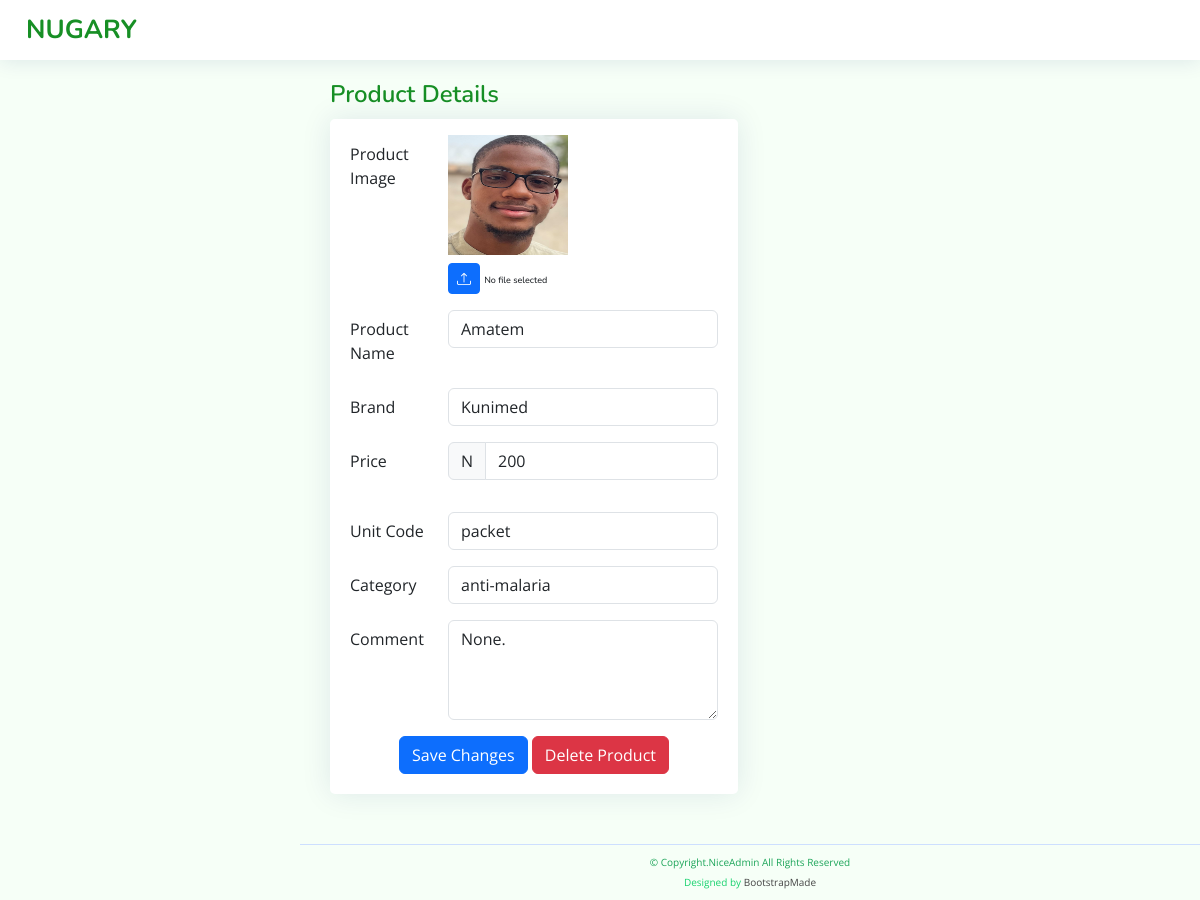
Screenshot of /product/product_details/67 (signed in) with the database file from the repository.
### products/models.py (models this page shows, shortened)
class Product(models.Model):
    img = models.ImageField(upload_to='images/', default='images/IMG_1828_2.jpeg')
    name = models.CharField(max_length=40)
    brand = models.CharField(max_length=20)
    price = models.IntegerField()
    category = models.CharField(max_length=40)
    unit_code = models.CharField(max_length=10)
    comment = models.TextField(blank=True, null=True)

### products/views.py (the view)
# urls.py: path('product_details/<pk>', product_details, name='product_details'),
@login_required(login_url='/product/user/login')
def product_details(request, pk):
    try:
        product = Product.objects.get(pk=pk)
        return render(request, 'products/product_details.html',
                      {'product': product})
    except ObjectDoesNotExist:
        return render(request, 'products/index.html',
                      {'msg': "product does not exist"})

### products/templates/products/product_details.html (shortened to what this page needs)
{% extends 'products/index.html' %}
    {% block header %}
        <header id="header" class="header fixed-top d-flex align-items-center">
            <div class="d-flex align-items-center justify-content-between">
            <a href="{% url 'admin' %}" class="logo d-flex align-items-center">
                <span class="d-none d-lg-block">NUGARY</span>
            </a>
            </div>
        </header>
    {% endblock %}
    {% block main %}
    <main id="main" class="main">
        <div class="pagetitle">
          <h1>Product Details</h1>
        </div>
        <section class="section profile">
          <div class="row">
            <div class="col-xl-6">
              <div class="card">
                <div class="card-body pt-3">
                      <form method="post" action="{% url 'edit_product' product.pk %}" enctype="multipart/form-data">
                        <div class="row mb-3">
                          <label for="profileImage" class="col-md-4 col-lg-3 col-form-label">Product Image</label>
                          <div class="col-md-8 col-lg-9">
                            <img class="product-image" src="{{ product.img.url }}" alt="Product image">
                            <div class="pt-2">
                              <a href="#" onclick="showInfo1()"  class="btn btn-primary btn-sm" title="Upload new profile image"><i class="bi bi-upload"></i></a>
                              <h6 id="img_info" style="display: inline; font-size: xx-small;">No file selected</h6>
                            </div>
                          </div>
                        </div>
                        <div class="row mb-3">
                          <label for="name" class="col-md-4 col-lg-3 col-form-label">Product Name</label>
                          <div class="col-md-8 col-lg-9">
                            <input name="name" type="text" class="form-control" id="name" value="{{ product.name }}" required>
                          </div>
                        </div>
                        <div class="row mb-3">
                          <label for="brand" class="col-md-4 col-lg-3 col-form-label">Brand</label>
                          <div class="col-md-8 col-lg-9">
                            <input name="brand" type="text" class="form-control" id="brand" value="{{ product.brand }}" required>
                          </div>
                        </div>
                        <div class="row mb-3">
                          <label for="price" class="col-md-4 col-lg-3 col-form-label">Price</label>
                          <div class="col-md-8 col-lg-9">
                            <div class="input-group mb-3">
                            <span class="input-group-text" id="basic-symbol">N</span>
                            <input name="price" type="number" class="form-control" id="price" value="{{ product.price }}" aria-describedby="basic-symbol" required>
                            </div>
                          </div>
                        </div>
                        <div class="row mb-3">
                          <label for="unit_code" class="col-md-4 col-lg-3 col-form-label">Unit Code</label>
                          <div class="col-md-8 col-lg-9">
                            <input name="unit_code" type="text" class="form-control" id="unit_code" value="{{ product.unit_code }}" required>
                          </div>
                        </div>
                        <div class="row mb-3">
                          <label for="category" class="col-md-4 col-lg-3 col-form-label">Category</label>
                          <div class="col-md-8 col-lg-9">
                            <input name="category" type="text" class="form-control" id="category" value="{{ product.category }}" required>
                          </div>
                        </div>
                        <div class="row mb-3">
                          <label for="comment" class="col-md-4 col-lg-3 col-form-label">Comment</label>
                          <div class="col-md-8 col-lg-9">
                            <textarea name="comment" class="form-control" id="comment" style="height: 100px">{{ product.comment }}.</textarea>
                          </div>
                        </div>
                        <div class="text-center">
                          <button type="submit" class="btn btn-primary">Save Changes</button>
                          <a href="javascript: {document.getElementById('delete').submit()}" class="btn btn-danger">Delete Product</a>
                        </div>
                      </form>
                </div>
              </div>
            </div>
          </div>
        </section>
    </main>
    {% endblock %}

### products/static/css/style.css (style rules this page uses)
:root { scroll-behavior: smooth; }
body { font-family: "Open Sans", sans-serif; background: #f6fff7; color: #444444; }
a { color: #444444; text-decoration: none; }
h1, h2, h3, h4, h5, h6 { font-family: "Nunito", sans-serif; }
#main { margin-top: 60px; padding: 20px 30px; transition: all 0.3s; }
.pagetitle { margin-bottom: 10px; }
.pagetitle h1 { font-size: 24px; margin-bottom: 0; font-weight: 600; color: #178f25; }
.card { margin-bottom: 30px; border: none; border-radius: 5px; box-shadow: 0px 0 30px rgba(1, 41, 112, 0.1); }
.card-body { padding: 0 20px 20px 20px; }
.logo { line-height: 1; }
@media (min-width: 1200px) { .logo { width: 280px; } }
.logo span { font-size: 26px; font-weight: 700; color: #178f25; font-family: "Nunito", sans-serif; }
.header { transition: all 0.5s; z-index: 997; height: 60px; box-shadow: 0px 2px 20px rgba(1, 41, 112, 0.1); background-color: #fff; padding-left: 20px; }
@media (min-width: 1200px) { #main, #footer { margin-left: 300px; } }
.profile .card-body .product-image { width: 120px; height: 120px; }

### rows the page displays
Product: img (picture), name "Amatem", brand "Kunimed", price "200", unit_code "packet", category "anti-malaria", comment "None."
